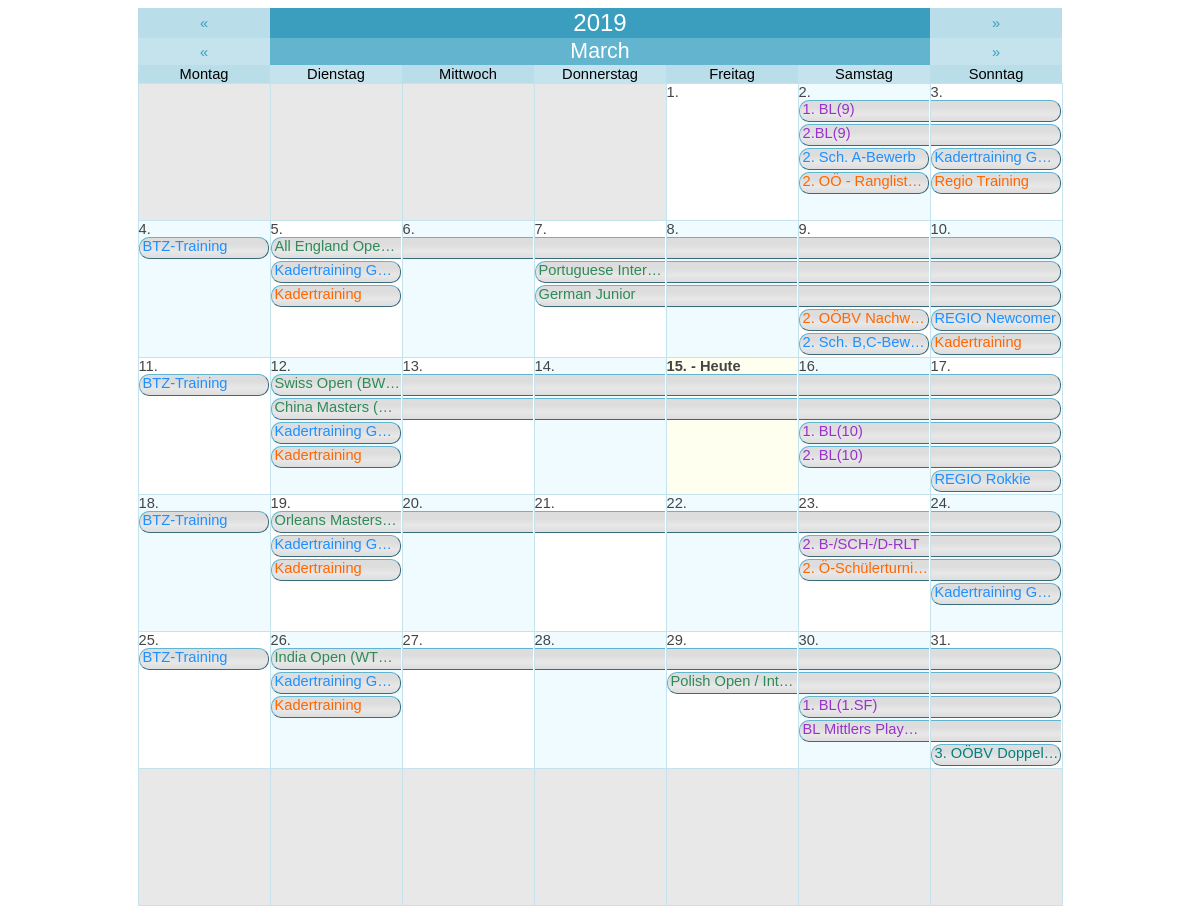
The app's page /graphic_calendar.php, older data.
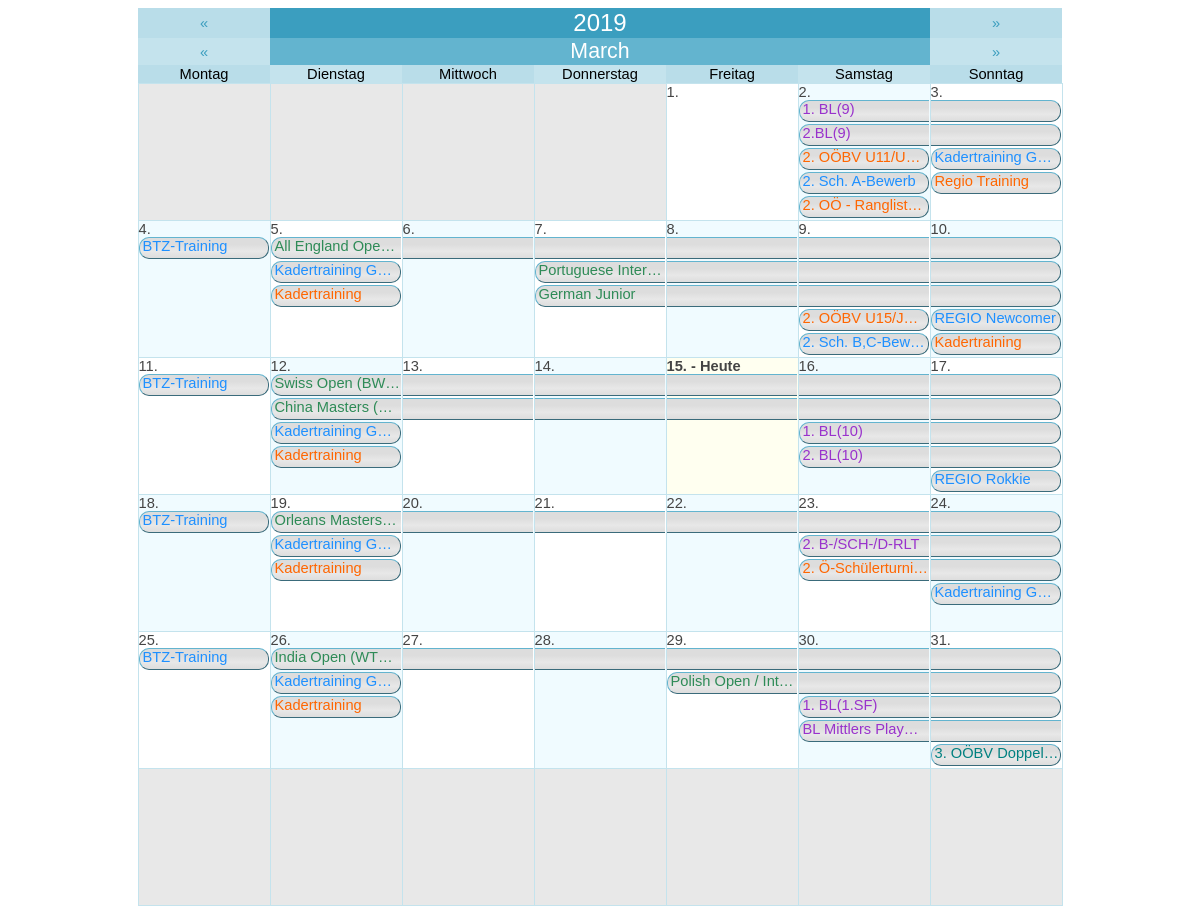
The same page, newer data.
### tables this page shows
CREATE TABLE `agenda` (
  `id` int(11) NOT NULL AUTO_INCREMENT,
  `title` varchar(255) NOT NULL,
  `description` text NOT NULL,
  `date_begin` date NOT NULL,
  `date_end` date NOT NULL,
  `isTimespan` tinyint(1) NOT NULL,
  `location` varchar(255) NOT NULL,
  `time_start` time NOT NULL,
  `time_end` time NOT NULL,
  `category` varchar(20) NOT NULL,
  `participant` varchar(255) NOT NULL,
  `responsible` varchar(255) NOT NULL,
  `additional_info` text NOT NULL,
  PRIMARY KEY (`id`)
);

CREATE TABLE `zentralausschreibungen` (
  `id` int(11) NOT NULL AUTO_INCREMENT,
  `size` varchar(10) NOT NULL,
  `category` varchar(200) NOT NULL,
  `title_line1` varchar(255) NOT NULL,
  `title_line2` varchar(255) NOT NULL,
  `date_begin` date NOT NULL,
  `date_end` date NOT NULL,
  `act_timespan` int(11) NOT NULL,
  `act_verein` tinyint(1) NOT NULL,
  `verein` varchar(255) NOT NULL,
  `act_uhrzeit` tinyint(1) NOT NULL,
  `uhrzeit` varchar(255) NOT NULL,
  `act_auslosung` tinyint(1) NOT NULL,
  `auslosung` varchar(255) NOT NULL,
  `act_hallenname` tinyint(1) NOT NULL,
  `hallenname` varchar(255) NOT NULL,
  `act_anschrift_halle` tinyint(1) NOT NULL,
  `anschrift_halle` varchar(255) NOT NULL,
  `act_anzahl_felder` tinyint(1) NOT NULL,
  `anzahl_felder` varchar(50) NOT NULL,
  `act_turnierverantwortlicher` tinyint(1) NOT NULL,
  `turnierverantwortlicher` varchar(255) NOT NULL,
  `act_oberschiedsrichter` tinyint(1) NOT NULL,
  `oberschiedsrichter` varchar(255) NOT NULL,
  `act_telefon` tinyint(1) NOT NULL,
  `telefon` varchar(30) NOT NULL,
  `act_anmeldung_online` tinyint(1) NOT NULL,
  `anmeldung_online` varchar(255) NOT NULL,
  `act_anmeldung_email` tinyint(1) NOT NULL,
  `anmeldung_email` varchar(255) NOT NULL,
  `act_nennungen_email` tinyint(1) NOT NULL,
  `nennungen_email` varchar(255) NOT NULL,
  `act_nennschluss` tinyint(1) NOT NULL,
  `nennschluss` date NOT NULL,
  `act_zusatzangaben` tinyint(1) NOT NULL,
  `zusatzangaben` varchar(255) NOT NULL,
  `location` varchar(255) NOT NULL,
  PRIMARY KEY (`id`)
);

### data/mysql.lib.php (called while the page is built, shortened)
<?php
class MySQL
{
    private static $sqlConnectionLink;
    public static function SetSQLLink($link)
    {
        self::$sqlConnectionLink = $link;
    }
    private static function GetParamTypeList($paramTypeList,$paramAmt)
    {
        if(substr($paramTypeList,0,1) == "@")
        {
            $broadcastType = str_replace("@","",$paramTypeList);
            $mySQLParamTypes = '';
            for($i=0;$i<$paramAmt;$i++) $mySQLParamTypes .= $broadcastType;
        }
        else
        {
            if($paramAmt == strlen($paramTypeList) OR ($paramTypeList == "" AND $paramAmt == -1)) $mySQLParamTypes = $paramTypeList;
            else die("<b>Not enought parameters provided!</b> <br> <b>Provided: </b> ".strlen($paramTypeList)." <br><b>Required:</b> $paramAmt");
        }
        return $mySQLParamTypes;
    }
    public static function Row($sqlStatement,$parameterTypes="", &...$sqlParameters)
    {
        $parameterAmount = func_num_args() - 2;
        $parameterTypeList = self::GetParamTypeList($parameterTypes,$parameterAmount);
        $stmt = self::$sqlConnectionLink->prepare($sqlStatement);
        if($parameterTypes != "") call_user_func_array(array($stmt, "bind_param"), array_merge(array($parameterTypeList), $sqlParameters));
        $stmt->execute();
        $result = $stmt->get_result();
        $row = $result->fetch_array();
        return $row;
    }
    public static function Cluster($sqlStatement,$parameterTypes="", &...$sqlParameters)
    {
        $rowArray = array();
        $parameterAmount = func_num_args() - 2;
        $parameterTypeList = self::GetParamTypeList($parameterTypes,$parameterAmount);
        $stmt = self::$sqlConnectionLink->prepare($sqlStatement);
        if($parameterTypes != "") call_user_func_array(array($stmt, "bind_param"), array_merge(array($parameterTypeList), $sqlParameters));
        $stmt->execute();
        $result = $stmt->get_result();
        while($row = $result->fetch_assoc()) array_push($rowArray,$row);
        return $rowArray;
    }
}
?>

### data/setting.lib.php (called while the page is built, shortened)
<?php
class Setting
{
    private static $sqlConnectionLink;
    public static function SetSQLLink($link)
    {
        self::$sqlConnectionLink = $link;
    }
    public static function Get($setting)
    {
        $stmt = self::$sqlConnectionLink->prepare("SELECT value FROM settings WHERE setting = ?");
        $stmt->bind_param('s', $setting);
        $stmt->execute();
        $result = $stmt->get_result();
        $value = $result->fetch_array();
        switch($value[0])
        {
            case 'true':    return true;
            default:        return $value[0];
        }
    }
}
?>

### graphic_calendar.php (the view, shortened to what the rows shown need)
<?php
    echo '
        <!DOCTYPE html>
        <html>
            <head>
                ';
                require("headerlinks.php");
                echo '
                <!--
                <link rel="stylesheet" href="https://use.fontawesome.com/releases/v5.3.1/css/all.css">
                <link rel="stylesheet" type="text/css" href="/css/style.css">
                <link rel="stylesheet" href="https://cdnjs.cloudflare.com/ajax/libs/font-awesome/4.7.0/css/font-awesome.min.css">
                <meta charset="utf-8">
                -->
            </head>
            <body>
                <div class="iframe_content" style="height: 600px;">
    ';
    $dateok = false;
    if (!$dateok)
    {
        $mo = date('m');
        $da = date('d');
        $yr = date('Y');
    }
    $offset = date('w', mktime(0,0,0,$mo,1,$yr));
    $nd = date('d', mktime(0,0,0,$mo+1,0,$yr));
    $days = array();
    for ($i=0;$i<=42;$i++) $days[$i]['out']= '&nbsp;';
    $j=1;
    for ($i=$offset;$i<=($offset+$nd-1);$i++)
    {
        $day = $j++;
        $date = $yr.'-'.str_pad($mo,2,0,STR_PAD_LEFT).'-'.str_pad($day,2,0,STR_PAD_LEFT);
        $days[$i]['out']= $day.'.';
        $days[$i]['dat']= $date;
    }
    $redirEx = '';
    echo '
        <center>
            <table class="calendar_table">
            <tr>
                <td colspan="1"><a href="?day='.date('Y-m-d', mktime(0,0,0,$mo,$da,$yr-1)).$redirEx.'">&laquo;</a></td>
                <td colspan="5"><b>'.$yr.'</b></td>
                <td colspan="1"><a href="?day='.date('Y-m-d', mktime(0,0,0,$mo,$da,$yr+1)).$redirEx.'">&raquo;</a></td>
            </tr>
            <tr>
                <td colspan="1"><a href="?day='.date('Y-m-d', mktime(0,0,0,$mo,0,$yr)).$redirEx.'">&laquo;</a></td>
                <td colspan="5"><b>'.str_replace('Mrz','M&auml;rz',SReplace(strftime("%B",strtotime($yr.'-'.$mo.'-'.$da)))).'</b></td>
                <td colspan="1"><a href="?day='.date('Y-m-d', mktime(0,0,0,$mo+1,1,$yr)).$redirEx.'">&raquo;</a></td>
            </tr>
            <tr>
                <td>Montag</td>
                <td>Dienstag</td>
                <td>Mittwoch</td>
                <td>Donnerstag</td>
                <td>Freitag</td>
                <td>Samstag</td>
                <td>Sonntag</td>
            </tr>
    ';
    $cntr = 1;
    $sqlExtension = '';
    $thisMontAndYear = $yr.'-'.str_pad($mo,2,0,STR_PAD_LEFT).'-%';
    $zaSiMonthCluster = MySQL::Cluster("SELECT * FROM zentralausschreibungen WHERE act_timespan = '0' $sqlExtension AND date_begin LIKE ?",'s',$thisMontAndYear);
    $agTSMonthCluster = MySQL::Cluster("SELECT * FROM agenda WHERE isTimespan = '1' $sqlExtension AND (date_begin LIKE ? OR date_end LIKE ?) ",'ss',$thisMontAndYear,$thisMontAndYear);
    $agSiMonthCluster = MySQL::Cluster("SELECT * FROM agenda WHERE isTimespan = '0' $sqlExtension AND date_begin LIKE ?",'s',$thisMontAndYear);
    $categoryColor = array(
    "Landesmeisterschaft" => Setting::Get("ColorLandesmeisterschaft"),
    "Doppelturnier" => Setting::Get("ColorDoppelturnier"),
    "Nachwuchs" => Setting::Get("ColorNachwuchs"),
    "SchuelerJugend" => Setting::Get("ColorSchuelerJugend"),
    "Senioren" => Setting::Get("ColorSenioren"),
    "Training" => Setting::Get("ColorTraining"),
    "OEBVInternational" => Setting::Get("ColorOEBVInternational"),
    "OEBV" => Setting::Get("ColorOEBV"),
    "LV" => Setting::Get("ColorLV"));
    $designDataGrid = array_fill(0,31,array(NULL,NULL,NULL,NULL,NULL,NULL));
    for($ddg = 0 ; $ddg < 31 ; $ddg++)
    {
        foreach($agTSMonthCluster AS $dateData)
        {
            $datePartsBegin = explode('-',$dateData['date_begin']);
            $datePartsEnd = explode('-',$dateData['date_end']);
            if($datePartsBegin[2] == $ddg + 1)
            {
                $timespan =  $datePartsEnd[2] - $datePartsBegin[2] + 1;
                for($lctr = 5 ; $lctr >= 0 ; $lctr--)
                {
                    $layerValid = true;
                    for($ldctr = 0 ; $ldctr < $timespan ; $ldctr++) if($designDataGrid[$ddg + $ldctr][$lctr] != NULL) $layerValid = false;
                    if($layerValid) $layer = $lctr;
                }
                for($dctr = 0 ; $dctr < $timespan ; $dctr++) $designDataGrid[$ddg + $dctr][$layer] = 'AG-'.$dateData['id'];
            }
        }
        foreach($zaSiMonthCluster AS $dateData)
        {
            $datePartsBegin = explode('-',$dateData['date_begin']);
            if($datePartsBegin[2] == $ddg + 1)
            {
                for($lctr = 5 ; $lctr >= 0 ; $lctr--)
                {
                    $layerValid = true;
                    if($designDataGrid[$ddg][$lctr] != NULL) $layerValid = false;
                    if($layerValid) $layer = $lctr;
                }
                $designDataGrid[$ddg][$layer] = 'ZA-'.$dateData['id'];
            }
        }
        foreach($agSiMonthCluster AS $dateData)
        {
            $datePartsBegin = explode('-',$dateData['date_begin']);
            if($datePartsBegin[2] == $ddg + 1)
            {
                for($lctr = 5 ; $lctr >= 0 ; $lctr--)
                {
                    $layerValid = true;
                    if($designDataGrid[$ddg][$lctr] != NULL) $layerValid = false;
                    if($layerValid) $layer = $lctr;
                }
                $designDataGrid[$ddg][$layer] = 'AG-'.$dateData['id'];
            }
        }
    }
    for($lctr = 0 ; $lctr < 5 ; $lctr++)
    {
        for($ddg = 0 ; $ddg < 31 ; $ddg++) if($designDataGrid[$ddg][$lctr] != NULL) $lastLayer =  $lctr;
    }
    for ($i=1;$i<=6;$i++)
    {
        echo '<tr>';
        for ($j=1;$j<=7;$j++)
        {
            $curr = $cntr++;
            $accent = ($days[$curr]['dat'] == "") ? 'blank' : (($curr % 2 == 0) ? 'accent1' : 'accent2');
            $style = (date("Y-m-d") == $days[$curr]['dat']) ? 'bold' : 'normal';
            $today = (date("Y-m-d") == $days[$curr]['dat']) ? 'today' : '';
            $selectStyle = (isset($_GET['datum']) AND $_GET['datum']==$days[$curr]['dat']) ? 'selected' : '';
            echo '
                <td class="'.$selectStyle.' '.$accent.' '.$today.'" style="font-weight: '.$style.'">
                <span>'.$days[$curr]['out'].' '.((date("Y-m-d") == $days[$curr]['dat']) ? ' - Heute' : '').'</span>
            ';
            $curDate = $days[$curr]['dat'];
            $dayNow = intval(str_replace('.','',$days[$curr]['out']));
            echo '<table class="cellContentData">';
            for($dctr = 0 ; $dctr <= $lastLayer ; $dctr++)
            {
                $dataParts = explode("-",$designDataGrid[$dayNow - 1][$dctr]);
                if($dataParts[0] == "ZA" OR $dataParts[0] == "AG")
                {
                    if($dataParts[0] == "ZA")
                    {
                        $calData = MySQL::Row("SELECT *,CONCAT_WS(' ',title_line1,title_line2) AS displayTitle FROM zentralausschreibungen WHERE id = ?",'i',$dataParts[1]);
                        $displayTitle = '';
                        if($calData['act_timespan'])
                        {
                            if($curDate == $calData['date_begin'])
                            {
                                $cellStyle = "timespanStart";
                                $displayTitle = $calData['displayTitle'];
                            }
                            else if($curDate == $calData['date_end'])
                            {
                                $cellStyle = "timespanEnd";
                                $dateModalInfo = '';
                            }
                            else
                            {
                                $cellStyle = "timespanMiddle";
                                $dateModalInfo = '';
                            }
                            if($j == 1) $displayTitle = $calData['displayTitle'];
                        }
                        else
                        {
                            $cellStyle = "timespanSingle";
                            $displayTitle = $calData['displayTitle'];
                        }
                    }
                    if($dataParts[0] == "AG")
                    {
                        $calData = MySQL::Row("SELECT *,title AS displayTitle FROM agenda WHERE id = ?",'i',$dataParts[1]);
                        $displayTitle = '';
                        if($calData['isTimespan'])
                        {
                            if($curDate == $calData['date_begin'])
                            {
                                $cellStyle = "timespanStart";
                                $displayTitle = $calData['displayTitle'];
                            }
                            else if($curDate == $calData['date_end'])
                            {
                                $cellStyle = "timespanEnd";
                            }
                            else
                            {
                                $cellStyle = "timespanMiddle";
                            }
                        }
                        else
                        {
                            $cellStyle = "timespanSingle";
                            $displayTitle = $calData['displayTitle'];
                        }
                    }
                    echo '
                        <tr>
                            <td>
                                <a href="#calenderInfo'.$designDataGrid[$dayNow - 1][$dctr].'" style="text-decoration:none;">
                                    <div id="'.$cellStyle.'" style="color: '.(($calData['category']!="") ? $categoryColor[$calData['category']] : '#000000').';">'.$displayTitle.'</div>
                                </a>
                            </td>
                        </tr>
                    ';
                }
                else echo '<tr><td></td></tr>';
            }
            echo '</table>';
            echo'
                </td>
            ';
        }
        echo '</tr>';
    }
    echo '
            </table>
        </center>
    ';
    echo '
                </div>
            </body>
        </html>
    ';
?>

Row changes from the older to the newer data that the page shows:
added zentralausschreibungen: displayTitle "2. OÖBV U11/U…"
changed zentralausschreibungen (number 2 of 3 on the later page): displayTitle "2. OÖBV Nachw…" → "2. OÖBV U15/J…"
